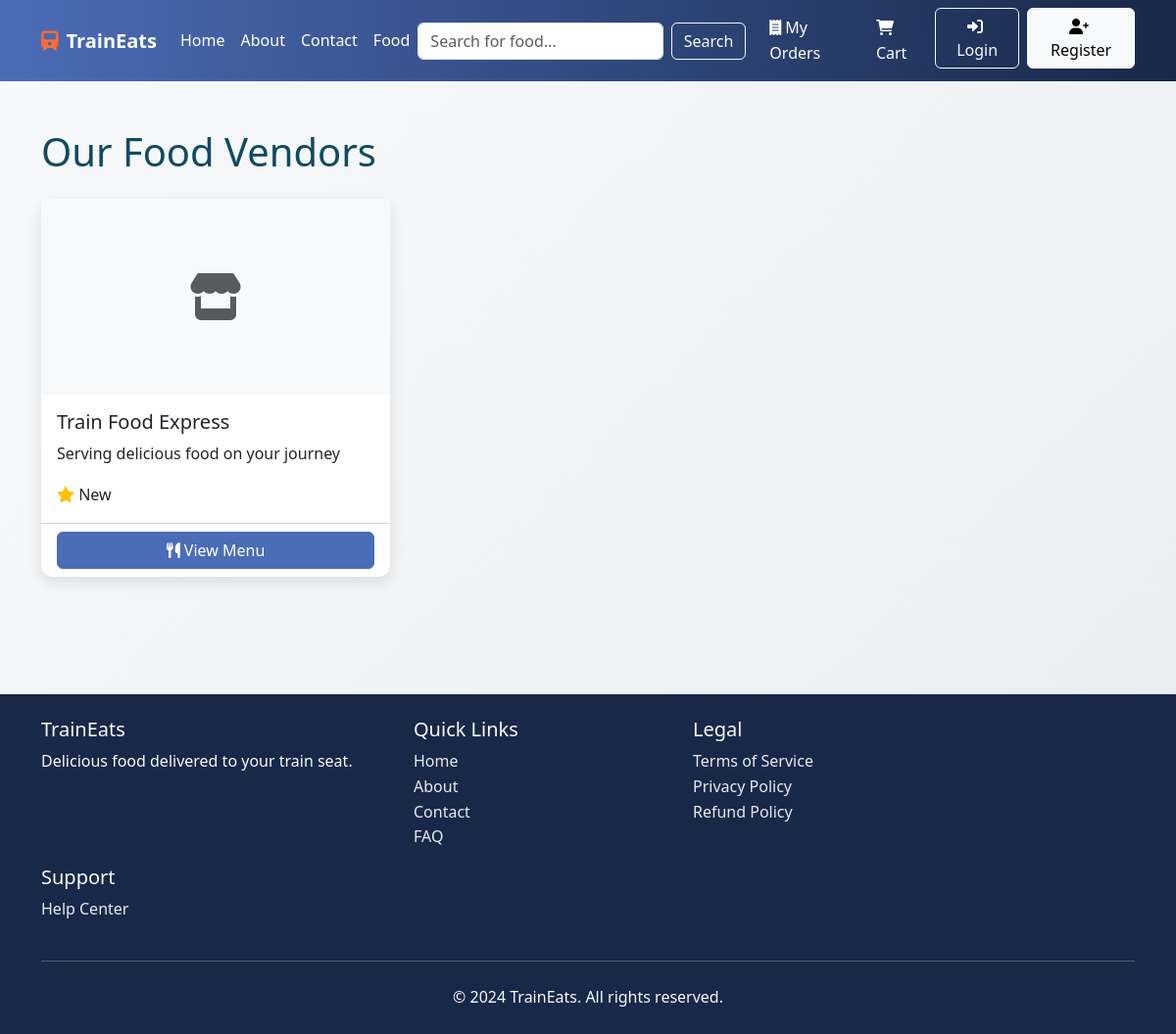
The app's page /vendors/ with its own data.
### vendors/models.py (models this page shows, shortened)
class Vendor(models.Model):
    name = models.CharField(max_length=100)
    owner_name = models.CharField(max_length=100)
    phone_number = models.CharField(
        max_length=15,
        validators=[
            RegexValidator(
                regex=r'^\+?1?\d{9,15}$',
                message=_("Phone number must be entered in the format: '+999999999'. Up to 15 digits allowed.")
            )
        ]
    )
    email = models.EmailField()
    station = models.ForeignKey(Station, on_delete=models.CASCADE)
    platform = models.ForeignKey(Platform, on_delete=models.CASCADE)
    description = models.TextField()
    is_active = models.BooleanField(default=True)
    created_at = models.DateTimeField(auto_now_add=True)
    updated_at = models.DateTimeField(auto_now=True)
    class Meta:
        ordering = ['name']
        unique_together = ['station', 'platform', 'name']

### vendors/views.py (the view)
# urls.py: path('', views.vendor_list, name='vendors'),
def vendor_list(request):
    vendors = Vendor.objects.all()
    return render(request, 'vendors/vendor_list.html', {
        'vendors': vendors
    })

### orders/context_processors.py (called while the page is built, shortened)
def cart_item_count(request):
    if not request.user.is_authenticated:
        return {'cart_item_count': 0}

### templates/vendors/vendor_list.html (shortened to what this page needs)
{% extends 'base.html' %}
{% block content %}
<div class="container py-5">
    <h1 class="mb-4">Our Food Vendors</h1>
    {% if vendors %}
        <div class="row">
            {% for vendor in vendors %}
                <div class="col-md-6 col-lg-4 mb-4">
                    <div class="card h-100">
                        {% if vendor.image %}
                            <img src="{{ vendor.image.url }}" class="card-img-top" alt="{{ vendor.name }}">
                        {% else %}
                            <div class="card-img-top bg-light d-flex align-items-center justify-content-center" style="height: 200px;">
                                <i class="fas fa-store fa-3x text-muted"></i>
                            </div>
                        {% endif %}
                        <div class="card-body">
                            <h5 class="card-title">{{ vendor.name }}</h5>
                            <p class="card-text">{{ vendor.description|truncatewords:30 }}</p>
                            <div class="d-flex justify-content-between align-items-center">
                                <div class="rating">
                                    <i class="fas fa-star text-warning"></i>
                                    <span>{{ vendor.rating|default:"New" }}</span>
                                </div>
                            </div>
                        </div>
                        <div class="card-footer bg-transparent">
                            <a href="{% url 'vendor_detail' vendor.id %}" class="btn btn-primary w-100">
                                <i class="fas fa-utensils"></i> View Menu
                            </a>
                        </div>
                    </div>
                </div>
            {% endfor %}
        </div>
    {% else %}
        <div class="alert alert-info">
            <i class="fas fa-info-circle"></i> No vendors available at the moment.
        </div>
    {% endif %}
</div>
{% endblock %}

### static/css/style.css (style rules this page uses)
:root { --primary: #ff6b35; --secondary: #1a936f; --dark: #114b5f; --light: #f3e9d2; --danger: #e63946; --success: #2a9d8f; --warning: #e9c46a; --gray: #6c757d; --white: #ffffff; --black: #212529; --transition: all 0.3s ease; --shadow: 0 5px 15px rgba(0, 0, 0, 0.1); --shadow-hover: 0 8px 25px rgba(0, 0, 0, 0.2); --radius: 12px; }
body { font-family: 'Poppins', sans-serif; background: linear-gradient(135deg, #f8f9fa 0%, #e9ecef 100%); color: var(--dark); line-height: 1.6; min-height: 100vh; overflow-x: hidden; }
.btn-primary { background: var(--primary); border-color: var(--primary); }
.card { border: none; border-radius: var(--radius); box-shadow: var(--shadow); transition: var(--transition); }

### static/css/custom.css (style rules this page uses)
body { background-color: #f4f7f6; font-family: 'Segoe UI', Tahoma, Geneva, Verdana, sans-serif; }
.btn-primary { background-color: #4b6cb7; border-color: #4b6cb7; }
.card { transition: all 0.3s cubic-bezier(.25,.8,.25,1); }

### records on screen
Vendor: name "Train Food Express", description "Serving delicious food on your journey", rating "New"
